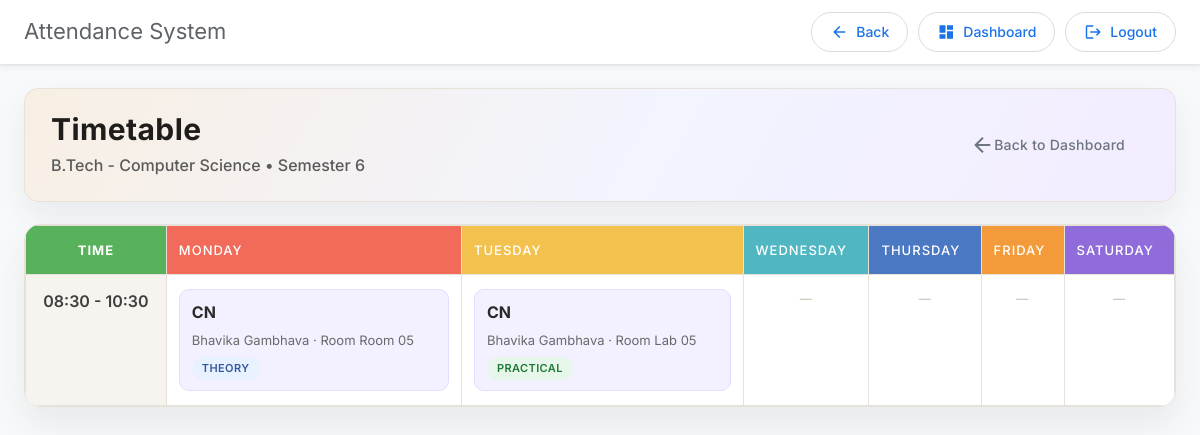
The app's page /student_app/view_timetable/ (signed in) with its own data.
### admin_app/models.py (models this page shows, shortened)
class Student(models.Model):
    STATUS_CHOICES = [
        ('active', 'Active'),
        ('graduated', 'Graduated'),
        ('suspended', 'Suspended'),
        ('dropped', 'Dropped'),
    ]
    BATCH_CHOICES = [
        ('A1', 'A1'),
        ('A2', 'A2'),
        ('A3', 'A3'),
        ('A4', 'A4'),
        ('B1', 'B1'),
        ('B2', 'B2'),
        ('B3', 'B3'),
        ('B4', 'B4'),
    ]
    user = models.OneToOneField(CustomUser, on_delete=models.CASCADE, related_name='student_profile')
    roll_number = models.CharField(max_length=20, unique=True)
    name = models.CharField(max_length=200)
    degree_program = models.ForeignKey(DegreeProgram, on_delete=models.PROTECT, related_name='enrolled_students', null=True, blank=True)
    semester = models.IntegerField(choices=[(i, f"Semester {i}") for i in range(1, 9)], default=1)
    division = models.CharField(max_length=5)  # A, B, C, etc.
    batch = models.CharField(max_length=10, choices=BATCH_CHOICES)
    graduation_date = models.DateField(blank=True, null=True)
    phone = models.CharField(max_length=15)
    blood_group = models.CharField(max_length=3, blank=True, null=True)
    date_of_birth = models.DateField(blank=True, null=True)
    address = models.TextField(blank=True, null=True)
    city = models.CharField(max_length=100, blank=True, null=True)
    state = models.CharField(max_length=100, blank=True, null=True)
    pincode = models.CharField(max_length=10, blank=True, null=True)
    father_name = models.CharField(max_length=100, blank=True, null=True)
    father_contact = models.CharField(max_length=15, blank=True, null=True)
    mother_name = models.CharField(max_length=100, blank=True, null=True)
    mother_contact = models.CharField(max_length=15, blank=True, null=True)
    image = models.ImageField(upload_to='student_photos/', default='default_student.jpg')
    face_encoding = models.TextField(blank=True, null=True)  # JSON encoded face descriptor
    status = models.CharField(max_length=20, choices=STATUS_CHOICES, default='active')
    created_at = models.DateTimeField(auto_now_add=True)
    updated_at = models.DateTimeField(auto_now=True)
    class Meta:
        ordering = ['degree_program', 'semester', 'roll_number']

class DegreeProgram(models.Model):
    name = models.CharField(max_length=200, unique=True)  # e.g., "B.Tech - Computer Engineering"
    code = models.CharField(max_length=10, unique=True)   # e.g., "CE"
    department = models.ForeignKey(Department, on_delete=models.PROTECT, related_name='degree_programs')
    duration_semesters = models.IntegerField(default=8)
    created_at = models.DateTimeField(auto_now_add=True)
    class Meta:
        ordering = ['department', 'name']

class Timetable(models.Model):
    DAY_CHOICES = [
        ('monday', 'Monday'),
        ('tuesday', 'Tuesday'),
        ('wednesday', 'Wednesday'),
        ('thursday', 'Thursday'),
        ('friday', 'Friday'),
        ('saturday', 'Saturday'),
    ]
    TYPE_CHOICES = [
        ('theory', 'Theory'),
        ('practical', 'Practical'),
        ('tutorial', 'Tutorial'),
    ]
    subject_offering = models.ForeignKey(SubjectOffering, on_delete=models.CASCADE, related_name='timetable_slots')
    day = models.CharField(max_length=20, choices=DAY_CHOICES)
    start_time = models.TimeField()
    end_time = models.TimeField()
    room_number = models.CharField(max_length=20, blank=True, null=True)
    lecture_type = models.CharField(max_length=20, choices=TYPE_CHOICES, default='theory')
    created_at = models.DateTimeField(auto_now_add=True)
    class Meta:
        ordering = ['subject_offering', 'day', 'start_time']

class SubjectOffering(models.Model):
    subject = models.ForeignKey(Subject, on_delete=models.PROTECT, related_name='offerings')
    academic_year = models.CharField(max_length=10)  # e.g., "2025-26"
    division = models.CharField(max_length=5)  # e.g., "A", "B", "C"
    faculty = models.ForeignKey('Faculty', on_delete=models.PROTECT, related_name='teaching_subjects')
    max_students = models.IntegerField(default=60)
    created_at = models.DateTimeField(auto_now_add=True)
    class Meta:
        ordering = ['academic_year', 'subject', 'division']
        unique_together = ['subject', 'academic_year', 'division']

class Subject(models.Model):
    code = models.CharField(max_length=20, unique=True)   # e.g., "23CE610"
    name = models.CharField(max_length=200, unique=True)  # e.g., "ADVANCED COMPUTER ARCHITECTURE"
    credits = models.IntegerField(default=4)
    semester = models.IntegerField(choices=[(i, f"Semester {i}") for i in range(1, 9)])
    is_elective = models.BooleanField(default=False)
    department = models.ForeignKey(Department, on_delete=models.PROTECT, related_name='subjects')
    syllabus_url = models.URLField(blank=True, null=True)
    created_at = models.DateTimeField(auto_now_add=True)
    class Meta:
        ordering = ['semester', 'code']
        unique_together = ['code', 'department']

class Faculty(models.Model):
    STATUS_CHOICES = [
        ('active', 'Active'),
        ('inactive', 'Inactive'),
    ]
    user = models.OneToOneField(CustomUser, on_delete=models.CASCADE, related_name='faculty_profile')
    name = models.CharField(max_length=200)
    email = models.EmailField()
    phone = models.CharField(max_length=15, blank=True, null=True)
    department = models.ForeignKey(Department, on_delete=models.PROTECT, related_name='faculties', null=True, blank=True)
    specialization = models.CharField(max_length=200, blank=True, null=True)
    subjects = models.ManyToManyField(Subject, blank=True, related_name='qualified_faculties')
    salary = models.DecimalField(max_digits=10, decimal_places=2, default=0)
    image = models.ImageField(upload_to='faculty_photos/', default='default_faculty.jpg')
    status = models.CharField(max_length=20, choices=STATUS_CHOICES, default='active')
    created_at = models.DateTimeField(auto_now_add=True)
    updated_at = models.DateTimeField(auto_now=True)
    class Meta:
        ordering = ['name']

### student_app/views.py (the view)
# urls.py: path("view_timetable/", views.view_timetable, name="view_timetable"),
@student_required
def view_timetable(request):
    try:
        student = Student.objects.get(user=request.user)
    except Student.DoesNotExist:
        messages.error(request, "Student profile not found.")
        return redirect("student_app:student_dashboard")
    if not student.degree_program:
        messages.warning(request, "Degree program not set. Please contact the administrator.")
        return redirect("student_app:student_dashboard")
    selected_semester = student.semester
    from django.db.models import Q
    division_value = student.division
    batch_value = student.batch or student.division
    timetable = Timetable.objects.filter(
        subject_offering__subject__semester=selected_semester,
        subject_offering__subject__department=student.degree_program.department,
    ).filter(
        Q(lecture_type__in=['theory', 'tutorial'], subject_offering__division=division_value) |
        Q(lecture_type='practical', subject_offering__division=batch_value)
    ).select_related("subject_offering__subject", "subject_offering__faculty").order_by('day', 'start_time')
    days = ['monday', 'tuesday', 'wednesday', 'thursday', 'friday', 'saturday']
    organized_timetable = {}
    for day in days:
        organized_timetable[day] = timetable.filter(day=day)
    time_slot_keys = set()
    for slot in timetable:
        time_slot_keys.add(f"{slot.start_time.strftime('%H:%M')}-{slot.end_time.strftime('%H:%M')}")
    def _slot_sort_key(key):
        return key.split('-')[0]
    time_slots = []
    for key in sorted(time_slot_keys, key=_slot_sort_key):
        start_str, end_str = key.split('-')
        time_slots.append({
            'key': key,
            'start': start_str,
            'end': end_str,
        })
    timetable_grid = {day: {slot['key']: [] for slot in time_slots} for day in days}
    for slot in timetable:
        key = f"{slot.start_time.strftime('%H:%M')}-{slot.end_time.strftime('%H:%M')}"
        timetable_grid[slot.day][key].append(slot)
    all_semesters = [student.semester]
    context = {
        'student': student,
        'organized_timetable': organized_timetable,
        'days': days,
        'selected_semester': selected_semester,
        'all_semesters': all_semesters,
        'has_slots': timetable.exists(),
        'time_slots': time_slots,
        'timetable_grid': timetable_grid,
    }
    return render(request, "student_app/timetable.html", context)

### project1/context_processors.py (called while the page is built)
def session_timeout(request):
    return {
        'SESSION_TIMEOUT_SECONDS': getattr(settings, 'SESSION_COOKIE_AGE', 1800),
    }

### student_app/templatetags/custom_filters.py (called while the page is built)
@register.filter(name='get_item')
def get_item(dictionary, key):
    if dictionary is None:
        return None
    if hasattr(dictionary, 'get'):
        return dictionary.get(key)
    return None

### student_app/views.py (called while the page is built)
def student_required(view_func):
    @wraps(view_func)
    def wrapper(request, *args, **kwargs):
        if not request.user.is_authenticated:
            return redirect("registration:login")  # Redirect unauthenticated users to login page
        if request.user.role == "student":
            return view_func(request, *args, **kwargs)
        logout(request)  # Log out unauthorized users
        return redirect("registration:login")  # Redirect unauthorized users
    return wrapper

### student_app/templates/student_app/timetable.html (shortened to what this page needs)
{% extends 'layout.html' %}
{% load static %}
{% load custom_filters %}
{% block container %}
<div class="timetable-wrap">
    <div class="timetable-hero">
        <div>
            <h2>Timetable</h2>
            <p>{% if student.degree_program %}{{ student.degree_program.name }}{% else %}—{% endif %} • Semester {{ selected_semester }}</p>
        </div>
        <a href="{% url 'student_app:student_dashboard' %}" class="btn btn-outline-secondary">
            <i class="material-icons" style="vertical-align: middle;">arrow_back</i>
            Back to Dashboard
        </a>
    </div>
    {% if has_slots %}
    <div class="timetable-grid">
        <table>
            <thead>
                <tr>
                    <th class="col-time">Time</th>
                    <th class="day-monday">Monday</th>
                    <th class="day-tuesday">Tuesday</th>
                    <th class="day-wednesday">Wednesday</th>
                    <th class="day-thursday">Thursday</th>
                    <th class="day-friday">Friday</th>
                    <th class="day-saturday">Saturday</th>
                </tr>
            </thead>
            <tbody>
                {% for slot in time_slots %}
                <tr>
                    <td class="time-cell">{{ slot.start }} - {{ slot.end }}</td>
                    {% for day in days %}
                    {% with day_slots=timetable_grid|get_item:day %}
                    {% with cell_slots=day_slots|get_item:slot.key %}
                    <td>
                        {% if cell_slots %}
                            {% for entry in cell_slots %}
                            <div class="slot-chip">
                                <div class="slot-subject">{{ entry.subject_offering.subject.name }}</div>
                                <div class="slot-meta">{{ entry.subject_offering.faculty.name }}{% if entry.room_number %} · Room {{ entry.room_number }}{% endif %}</div>
                                <span class="slot-type {{ entry.lecture_type }}">{{ entry.get_lecture_type_display }}</span>
                            </div>
                            {% endfor %}
                        {% else %}
                            <div class="empty-cell">—</div>
                        {% endif %}
                    </td>
                    {% endwith %}
                    {% endwith %}
                    {% endfor %}
                </tr>
                {% endfor %}
            </tbody>
        </table>
    </div>
    {% else %}
    <div class="no-slots">
        <i class="material-icons" style="font-size: 64px; color: #dee2e6;">event_busy</i>
        <h4 class="mt-3">No timetable available for this semester</h4>
        <p>Please contact the administrator to add timetable entries.</p>
    </div>
    {% endif %}
</div>
{% endblock %}

### student_app/templates/student_app/timetable.html (style rules this page uses)
:root { --tt-ink: #1f1d1b; --tt-surface: #ffffff; --tt-border: #e6e2da; --tt-time: #58b25b; --tt-mon: #f26a5a; --tt-tue: #f2c14e; --tt-wed: #4fb6c2; --tt-thu: #4a78c2; --tt-fri: #f39b3a; --tt-sat: #8f6cd9; }
.timetable-wrap { margin: 12px auto 36px; }
.timetable-hero { display: flex; align-items: center; justify-content: space-between; padding: 22px 26px; border-radius: 14px; background: linear-gradient(120deg, #f8efe3 0%, #f2f4ff 55%, #f3ecff 100%); border: 1px solid var(--tt-border); box-shadow: 0 14px 30px rgba(58, 62, 91, 0.08); }
.timetable-hero h2 { margin: 0; font-size: 30px; font-weight: 700; letter-spacing: 0.4px; color: var(--tt-ink); }
.timetable-hero p { margin: 6px 0 0; color: #5a5a5a; font-weight: 500; }
.timetable-grid { margin-top: 22px; overflow: auto; border-radius: 16px; border: 1px solid var(--tt-border); background: var(--tt-surface); box-shadow: 0 18px 35px rgba(47, 52, 77, 0.08); }
.timetable-grid table { width: 100%; border-collapse: collapse; margin: 0; box-shadow: none; }
.timetable-grid th, .timetable-grid td { border: 1px solid var(--tt-border); padding: 14px 12px; vertical-align: top; }
.timetable-grid thead th { text-transform: uppercase; font-size: 13px; letter-spacing: 1px; color: #ffffff; }
.timetable-grid .col-time { background: var(--tt-time); color: #ffffff; text-align: center; font-weight: 700; }
.timetable-grid .day-monday { background: var(--tt-mon); }
.timetable-grid .day-tuesday { background: var(--tt-tue); }
.timetable-grid .day-wednesday { background: var(--tt-wed); }
.timetable-grid .day-thursday { background: var(--tt-thu); }
.timetable-grid .day-friday { background: var(--tt-fri); }
.timetable-grid .day-saturday { background: var(--tt-sat); }
.time-cell { font-weight: 600; color: #3f3f3f; text-align: center; background: #f7f4ef; }
.slot-chip { background: #f3f0ff; border: 1px solid #e2dcff; border-radius: 10px; padding: 10px 12px; margin-bottom: 10px; }
.slot-chip:last-child { margin-bottom: 0; }
.slot-subject { font-weight: 700; color: #2a2a2a; }
.slot-meta { margin-top: 4px; color: #6a6a6a; font-size: 13px; }
.slot-type { display: inline-block; margin-top: 6px; padding: 3px 10px; border-radius: 999px; font-size: 11px; letter-spacing: 0.4px; text-transform: uppercase; background: #e8f1ff; color: #335a9d; font-weight: 600; }
.slot-type.practical { background: #e6f6ea; color: #1f7a36; }
.empty-cell { color: #c2b9ab; text-align: center; font-size: 12px; text-transform: uppercase; letter-spacing: 0.6px; }

### records on screen
Student: degree_program.name "B.Tech - Computer Science"
Timetable: subject_offering.subject.name "CN", subject_offering.faculty.name "Bhavika Gambhava", room_number "Room 05", lecture_type "THEORY"
Timetable: subject_offering.subject.name "CN", subject_offering.faculty.name "Bhavika Gambhava", room_number "Lab 05", lecture_type "PRACTICAL"

### other values on screen
{{ selected_semester }} "6"
{{ slot.start }} "08:30"
{{ slot.end }} "10:30"
